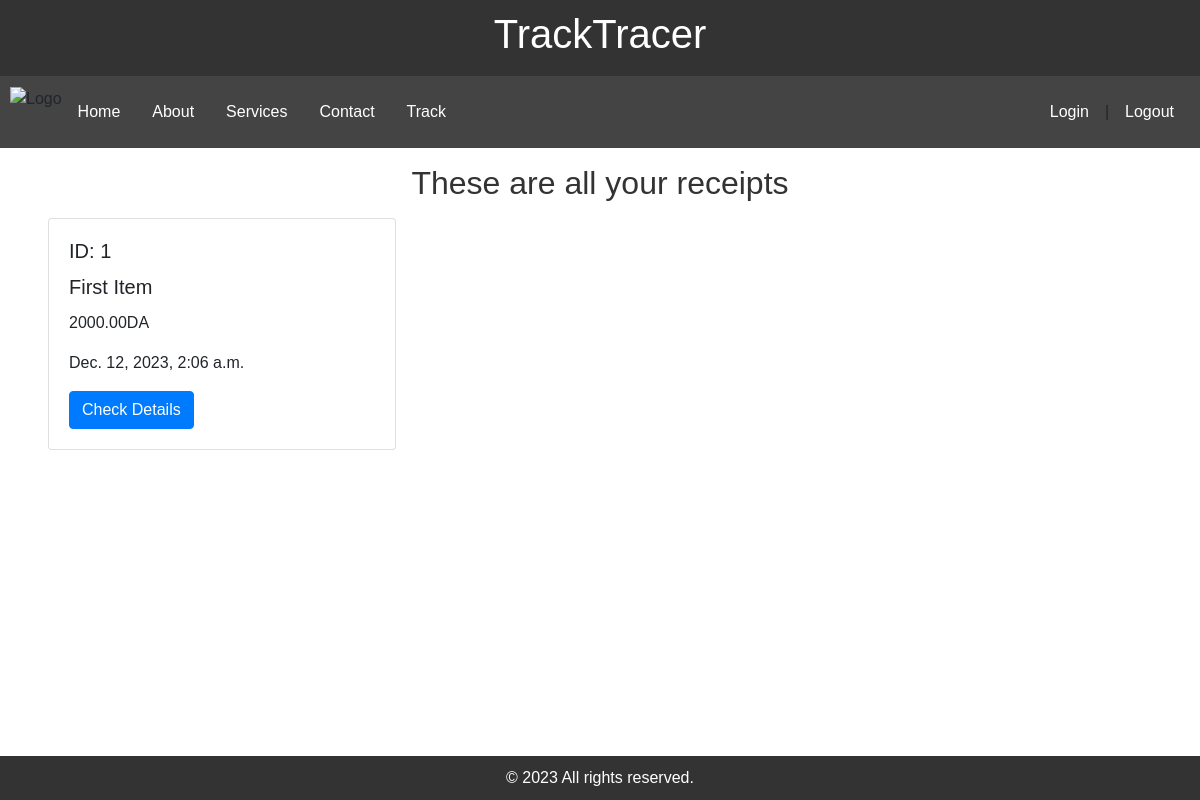
The app's page /, older data.
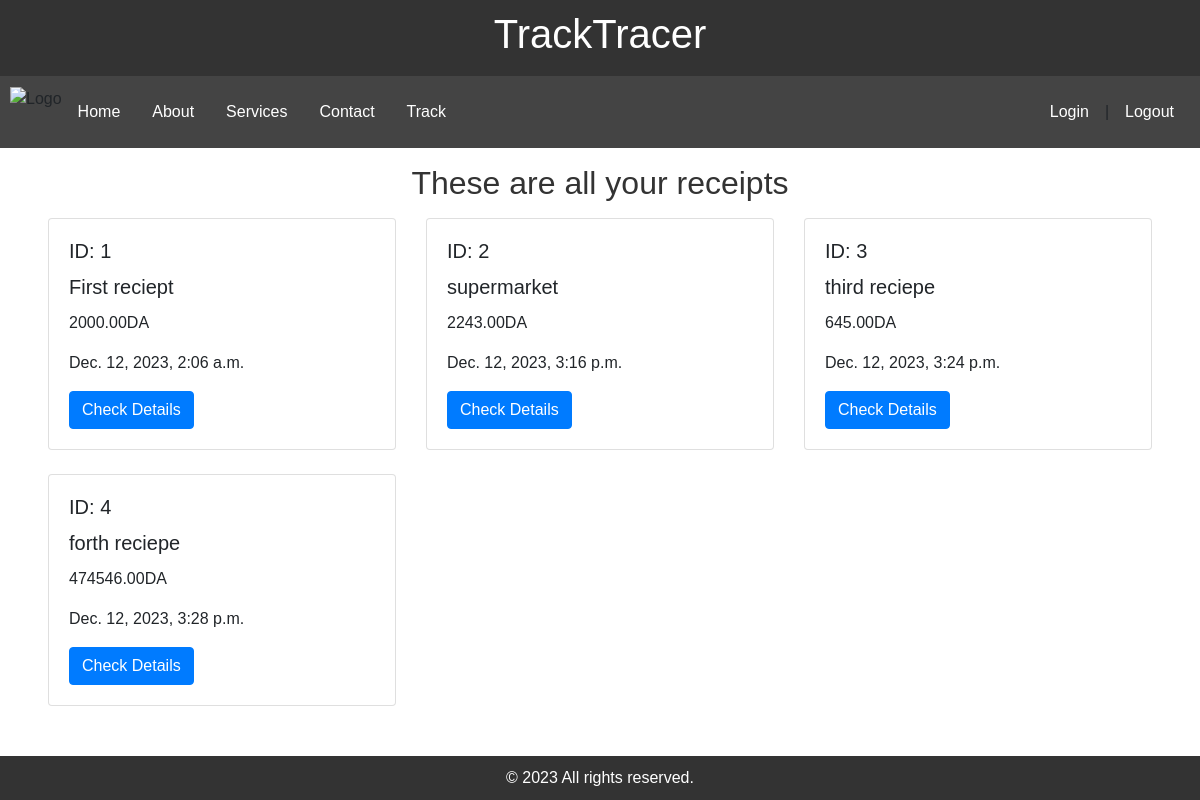
The same page, newer data.
### trackApp/models.py (models this page shows, shortened)
class Recipe(models.Model):
    item = models.ForeignKey(ItemModel, on_delete=models.CASCADE, null=True)
    name = models.CharField(max_length=100, null=False, blank=False)
    date_of_purchase = models.DateTimeField(default=timezone.now)
    price = models.DecimalField(max_digits=1000, decimal_places=2)

### trackApp/views.py (the view)
# urls.py: path('', views.index, name='index'),
def index(request):
    all_recipes = Recipe.objects.all()
    context = {
        'all_recipes': all_recipes
    }
    return render(request, 'trackApp/index.html', context)

### templates/trackApp/index.html
{% extends 'trackApp/base.html' %}
{% block content %}
    <h2 class="text-center my-3">These are all your receipts</h2>
    <div class='row card-group'>
        {% for recipe in all_recipes %}
            <div class="col-4">
                <div class="card mb-4">
                    <div class="card-body">
                        <h5 class="card-title">ID:  {{ recipe.id }}</h5>
                        <h5 class="card-title">{{ recipe.name }}</h5>
                        <p class="card-text">{{ recipe.price }}DA</p>
                        <p class="card-text">{{ recipe.date_of_purchase }}</p>
                        <a href="#" class="btn btn-primary">Check Details</a>
                    </div>
                </div>
            </div>
        {% endfor %}
    </div>
{% endblock %}

### templates/trackApp/base.html (shortened to what this page needs)
{% load static %}
<!DOCTYPE html>
<html lang="en">
<head>
    <link rel="stylesheet" href="https://stackpath.bootstrapcdn.com/bootstrap/4.5.2/css/bootstrap.min.css">
    <link rel="stylesheet" href="{% static 'css/styles.css' %}">
</head>
<body>
<header>
    <h1>TrackTracer</h1>
</header>
<nav>
    <div class="logo">
        <img src="{% static 'imgs/trackerlogo.png' %}" alt="Logo" width="50" height="50">
    </div>
    <a href="#home">Home</a>
    <a href="#about">About</a>
    <a href="#services">Services</a>
    <a href="#contact">Contact</a>
    <a href="#Track">Track</a>
    <div class="login-logout">
        <a href="#login">Login</a>
        <span>|</span>
        <a href="#logout">Logout</a>
    </div>
</nav>
<div class="mx-5">
    {% block content %}
    {% endblock %}
</div>
<footer>
    &copy; 2023 All rights reserved.
</footer>
</body>
</html>

### static/css/styles.css (style rules this page uses)
body { font-family: 'Arial', sans-serif; margin: 0; padding: 0; box-sizing: border-box; }
header { background-color: #333; color: #fff; padding: 10px; text-align: center; }
nav { background-color: #444; padding: 10px; overflow: hidden; }
nav a { float: left; color: #fff; text-align: center; padding: 14px 16px; text-decoration: none; }
footer { background-color: #333; color: #fff; text-align: center; padding: 10px; position: fixed; bottom: 0; width: 100%; }
.logo { float: left; }
.login-logout { float: right; display: flex; align-items: center; }
h2 { text-align: center; color: #333; }
a { text-decoration: none; }

Row changes from the older to the newer data that the page shows:
changed Recipe id 1: name "First Item" → "First reciept"
added Recipe: id "2", name "supermarket", price "2243.00", date_of_purchase "Dec. 12, 2023, 3:16 p.m."
added Recipe: id "3", name "third reciepe", price "645.00", date_of_purchase "Dec. 12, 2023, 3:24 p.m."
added Recipe: id "4", name "forth reciepe", price "474546.00", date_of_purchase "Dec. 12, 2023, 3:28 p.m."
